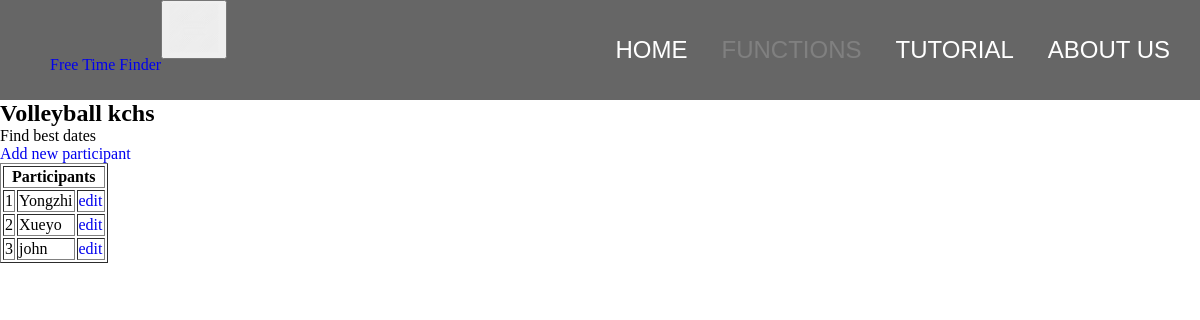
The page /find_event?event_id=1 on the database its author committed.
### main.py (models this page shows, shortened)
class Event(db.Model):
    id = db.Column(db.Integer, primary_key=True)
    title = db.Column(db.String(100))
    dates = db.relationship("Date", cascade="all, delete-orphan", backref="event")
    people = db.relationship("Person", cascade="all, delete-orphan", backref="event")

class Person(db.Model):
    id = db.Column(db.Integer, primary_key=True)
    name = db.Column(db.String(50))
    event_id = db.Column(db.Integer, db.ForeignKey("event.id"))
    busy_dates = db.relationship("Busy_date", cascade="all, delete-orphan", backref="person")

### main.py (the view, shortened to what this page needs)
@app.route("/find_event", methods=["GET", "POST"])
def find_event():
    if request.args.get("event_id") != None:
        event_id = request.args.get("event_id")
        event = Event.query.filter_by(id=event_id).first()
        return render_template("event_page.html", event=event, n_people=len(event.people))

### templates/event_page.html (shortened to what this page needs)
{% extends "base.html" %}
{% block navright %}
<li><a href="/">Home</a></li>
<li><a href="/functions" class="active">Functions</a></li>
<li><a href="/tutorial">Tutorial</a></li>
<li><a href="/about">About Us</a></li>
{% endblock %}
{% block content %}
<h2>{{event.title}}</h2>
<p>Find best dates</p>
<a href="/add_new_participant?event_id={{event.id}}">Add new participant</a>
<table border="1">
    <th colspan="3">Participants</th>
    {% for i in range(0, n_people) %}
    <tr>
        <td>
            {{i+1}}
        </td>
        <td>
            {{event.people[i].name}}
        </td>
        <td>
            <a href="/edit_participant?person_id={{event.people[i].id}}">edit</a>
        </td>
    </tr>
    {% endfor %}
</table>
{% endblock %}

### static/css/main.css (style rules this page uses)
body { background-color:white; }
* { margin:0px; list-style: none; }
a { text-decoration: none; }
#navright li { display:inline; }
#navright a { color:white; font-size:1.5em; margin-right:30px; text-transform: uppercase; text-decoration: none; transition: color 0.1s; font-family: 'Poppins', sans-serif; }
#navright .active { color:grey; }

### rows shown on the page
Event: title "Volleyball kchs"
Person: name "Yongzhi"
Person: name "Xueyo"
Person: name "john"

### other values the page prints
{{ i+1 }} "1" "2" "3"
